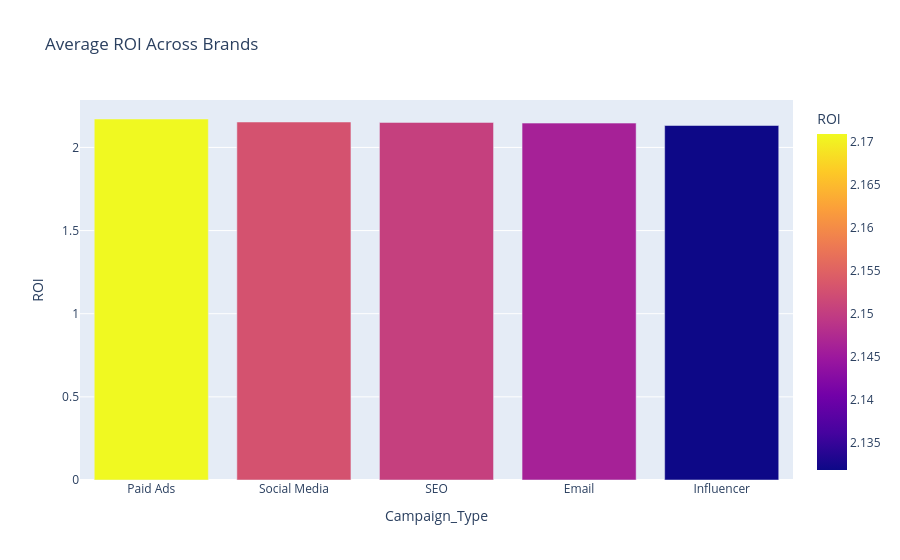

Here is the notebook cell this chart was saved with:
### Markdown cell above
### **Analyze campaign performance across brands**

### Code cell
analysis_2 = (
    final_df
    .groupby('Campaign_Type')['ROI']
    .mean()
    .reset_index()
    .sort_values(by='ROI', ascending=False)
)

fig = px.bar(
    analysis_2,
    x='Campaign_Type',
    y='ROI',
    color='ROI',
    title='Average ROI Across Brands'
)

fig.show()

### Figure 1 — Plotly figure (JSON) as saved in the notebook; plotly's stock layout.template omitted (floating-point values rounded to 4 significant figures)
{"data": [{"hovertemplate": "Campaign_Type=%{x}<br>ROI=%{marker.color}<extra></extra>", "legendgroup": "", "marker": {"color": [2.171, 2.153, 2.15, 2.146, 2.132], "coloraxis": "coloraxis", "pattern": {"shape": ""}}, "name": "", "orientation": "v", "showlegend": false, "textposition": "auto", "type": "bar", "x": ["Paid Ads", "Social Media", "SEO", "Email", "Influencer"], "xaxis": "x", "y": [2.171, 2.153, 2.15, 2.146, 2.132], "yaxis": "y"}], "layout": {"barmode": "relative", "coloraxis": {"colorbar": {"title": {"text": "ROI"}}, "colorscale": [[0, "#0d0887"], [0.1111, "#46039f"], [0.2222, "#7201a8"], [0.3333, "#9c179e"], [0.4444, "#bd3786"], [0.5556, "#d8576b"], [0.6667, "#ed7953"], [0.7778, "#fb9f3a"], [0.8889, "#fdca26"], [1, "#f0f921"]]}, "legend": {"tracegroupgap": 0}, "title": {"text": "Average ROI Across Brands"}, "xaxis": {"anchor": "y", "domain": [0, 1], "title": {"text": "Campaign_Type"}}, "yaxis": {"anchor": "x", "domain": [0, 1], "title": {"text": "ROI"}}}}
